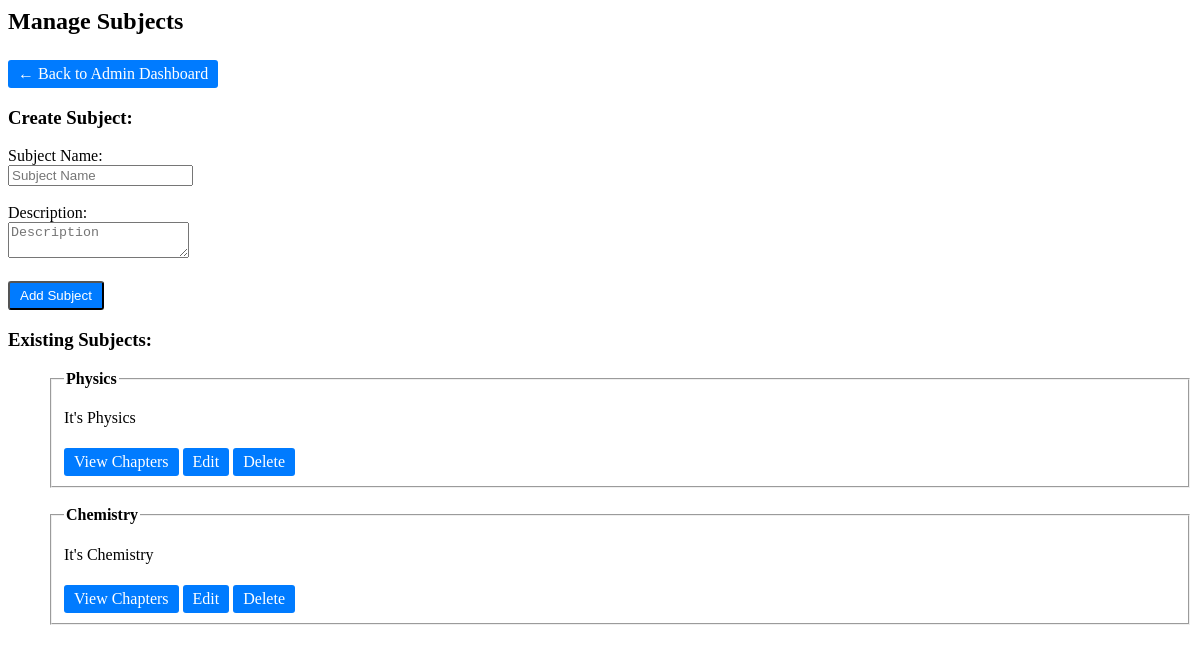
Screenshot of /admin/subjects (signed in) with the database file from the repository.
### models/models.py (models this page shows)
class Subject(db.Model):
    id = db.Column(db.Integer, primary_key=True)
    name = db.Column(db.String(150), unique=True, nullable=False)
    description = db.Column(db.Text, nullable=True)
    chapters = db.relationship('Chapter', backref='subject', cascade="all, delete-orphan")

### app.py (the view)
@app.route("/admin/subjects", methods=["GET", "POST"])
def manage_subjects():
    if not admin_required():
        return redirect(url_for("login"))
    if request.method == "POST":
        name = request.form["name"]
        description = request.form["description"]
        new_subject = Subject(name=name, description=description)
        db.session.add(new_subject)
        db.session.commit()
    subjects = Subject.query.all()
    return render_template("manage_subjects.html", subjects=subjects)

### app.py (called while the page is built)
def admin_required():
    return "user_id" in session and session["role"] == "admin"

### templates/manage_subjects.html (shortened to what this page needs)
<head>
    <link rel="stylesheet" href="{{ url_for('static', filename='styles.css') }}">
</head>
<h2>Manage Subjects</h2>
<a class="button" href="{{ url_for('admin_dashboard') }}">← Back to Admin Dashboard</a>
<form method="POST">
    <h3>Create Subject:</h3>
    <label>Subject Name:</label><br>
    <input type="text" name="name" placeholder="Subject Name" required><br><br>
    <label>Description:</label><br>
    <textarea name="description" placeholder="Description"></textarea><br><br>
    <button class="button" type="submit">Add Subject</button>
</form>
<h3>Existing Subjects:</h3>
<ul style="list-style-type: none;">
    {% for subject in subjects %}
        <li>
            <fieldset>
            <legend><strong>{{ subject.name }}</strong></legend>
            <p>{{ subject.description }}</p>
            <a class="button" href="{{ url_for('manage_chapters', subject_id=subject.id) }}">View Chapters</a>
            <a class="button" href="{{ url_for('edit_subject', subject_id=subject.id) }}">Edit</a>
            <a class="button" href="{{ url_for('delete_subject', subject_id=subject.id) }}" onclick="return confirm('Are you sure?')">Delete</a>
        </fieldset>
        </li>
        <br>
    {% endfor %}
</ul>

### static/styles.css (style rules this page uses)
.button { display: inline-block; margin-top: 5px; padding: 5px 10px; text-decoration: none; background-color: #007bff; color: white; border-radius: 3px; }

### rows the page displays
Subject: name "Physics", description "It's Physics"
Subject: name "Chemistry", description "It's Chemistry"
